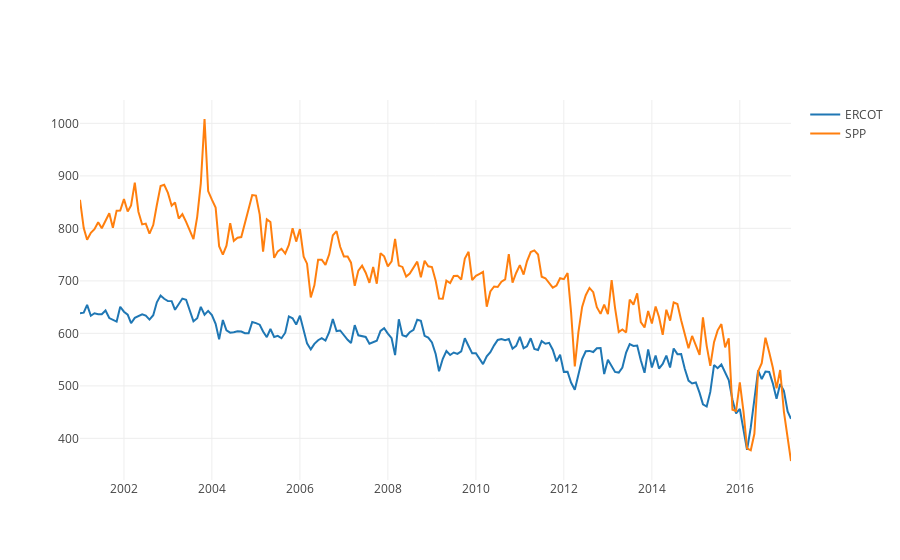

Notebook code cell kept with this figure:
### Markdown cell above
### Without detrending the correlation is 0.92

### Code cell
order = ['ERCOT', 'SPP']
trace = []

for region in order:
    df = gen_index.loc[gen_index['region'] == region]
    trace.append(go.Scatter(x=df['datetime'],
                            y=df['index (g/kWh)'],
                            name=region,
                            mode='lines'))

iplot(trace)

### Figure 1 — Plotly figure (JSON) as saved in the notebook; plotly's stock layout.template omitted (floating-point values rounded to 4 significant figures; data arrays with more than 128 entries replaced by an {"elided": "..."} marker saying what was removed)
{"data": [{"mode": "lines", "name": "ERCOT", "type": "scatter", "x": {"elided": "195 str values"}, "y": {"elided": "195 float values"}}, {"mode": "lines", "name": "SPP", "type": "scatter", "x": {"elided": "195 str values"}, "y": {"elided": "195 float values"}}], "layout": {}}
